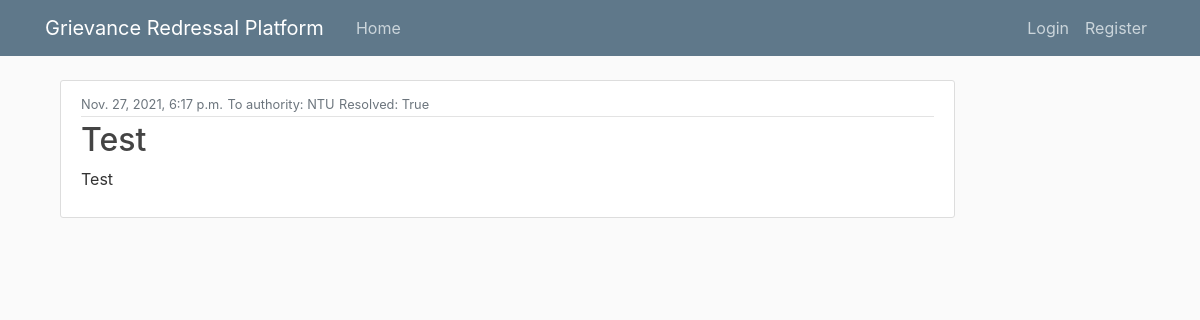
Before: / with the older database file.
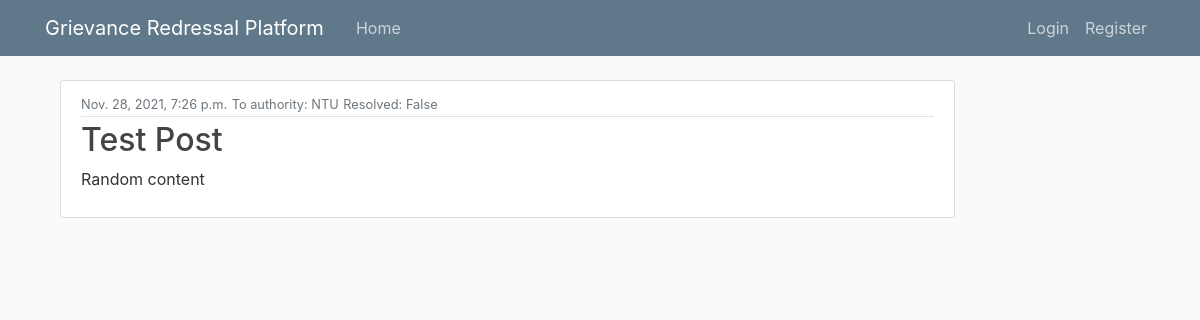
After: the same page with the newer database file.
### posts/models.py (models this page shows, shortened)
class Post(models.Model):
    title = models.CharField(max_length=100)
    content = models.TextField()
    last_modified = models.DateTimeField(auto_now=True)
    author = models.ForeignKey(User, on_delete=models.CASCADE, related_name='author_of_post')
    related_authority = models.ForeignKey(User, on_delete=models.PROTECT, related_name='target_authority')
    is_resolved = models.BooleanField(default=False)
    is_read = models.BooleanField(default=False)
    reply_by_authority = models.TextField(blank=True, default='')

### users/models.py (models this page shows, shortened)
class User(AbstractUser):
    is_authority = models.BooleanField(default=False)
    pub_key = models.TextField()
    pri_key = models.TextField()
    nonce = models.TextField()

### posts/views.py (the view)
# urls.py: path('', PostListView.as_view(), name='posts-home'),  # leave blank for home, have specific naming for path
class PostListView(ListView):
    model = Post
    template_name = 'posts/home.html'
    context_object_name = 'posts'
    ordering = ['-last_modified']

### posts/templates/posts/home.html
{% extends "posts/base.html" %}
{% block content %}
{% for post in posts %}
    <article class="media content-section">
      <div class="media-body">
        <div class="article-metadata">
          <small class="text-muted">{{ post.last_modified }}</small>
          <small class="text-muted"> To authority: {{ post.related_authority.username}}</small>
          <small class="text-muted"> Resolved: {{post.is_resolved}}</small>
        </div>
        <h2><a class="article-title" href="{% url 'post-detail' post.id %}">{{ post.title }}</a></h2>
        <p class="article-content">{{ post.content }}</p>
      </div>
    </article>
{% endfor %}
{% endblock content%}

Changed rows visible on the page:
removed Post: last_modified "Nov. 27, 2021, 6:17 p.m.", related_authority.username "NTU", is_resolved "True", title "Test", content "Test"
added Post: last_modified "Nov. 28, 2021, 7:26 p.m.", related_authority.username "NTU", is_resolved "False", title "Test Post", content "Random content"
